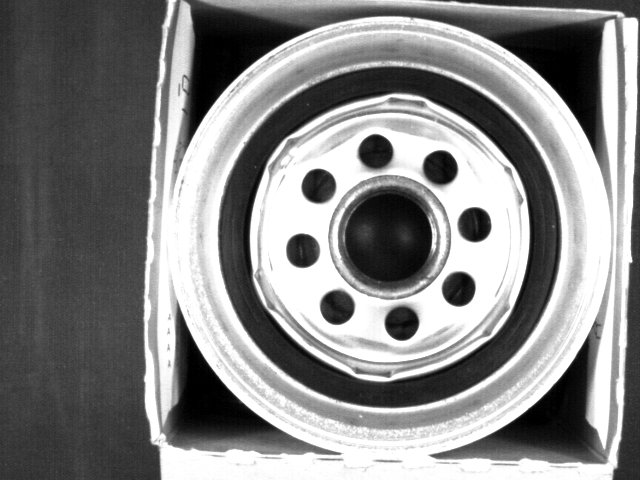
%> input picture pract07/OilFilt1.jpg, 640 x 480 px
$ octave --eval "result = uglobal(imread('OilFilt1.jpg'));"   (GNU Octave 9; MATLAB toolbox functions it lacks are replaced by stand-ins)
%> lines starting %> are read from the running program, lines starting %| are printed output that depends on the picture; in (x1, y1, x2, y2) boxes, pixels count from 0 and x2, y2 are one past the last pixel; in counts of white or black regions, pixels touching at a corner belong together; the program's own positions count from 1
function T = uglobal(im)

im = double(im);
h = imhist(im/255);                     % Calculo del histograma de la imagen
%> h = 256 values, max 40006 at index 256, min 251 at index 101, mean 1200
T = mean2(im);                          % Establece umbral inicial como nivel de gris medio
%> T = 133.2
T0 = 0.01;                              % Condicion de fin de iteracion

imb = double(im2bw(im/255,T/255));      % Binariza la imagen
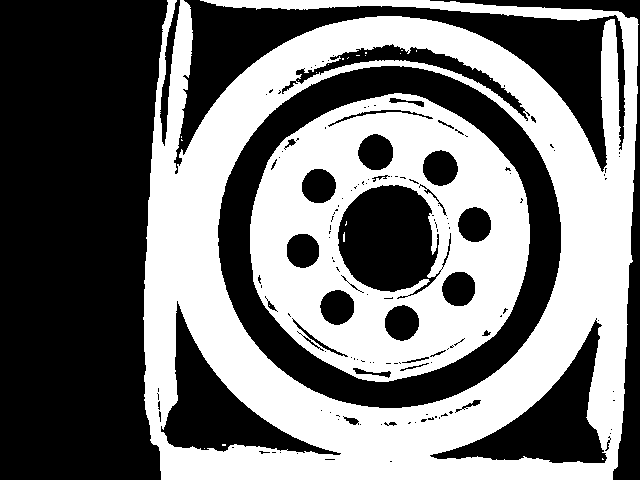
%> imb: size 480x640 double; values 0 (black) and 1 (white), 46.3% white; 22 white regions (20 under 20 px), largest, box (x1, y1, x2, y2) and area: (143, 0, 639, 480) 96543, (250, 93, 530, 382) 45529
im1 = (imb).*im;                        % Seleccionar pixeles que superan el umbral
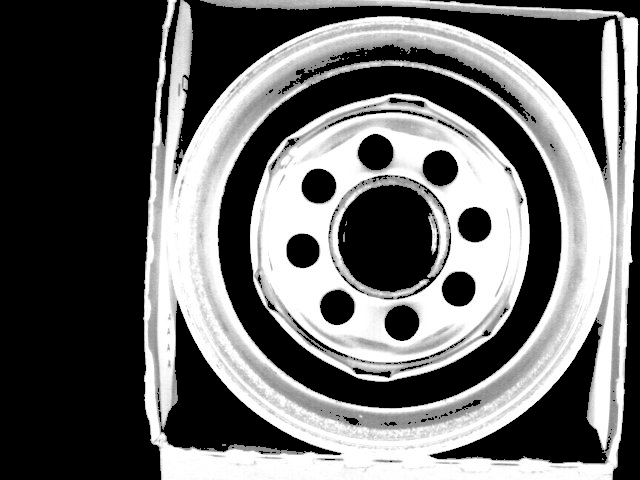
%> im1: size 480x640 double; min 0, max 255, mean 103.7
im2 = (~imb).*im;                       % Seleccionar pixeles que no superan el umbral
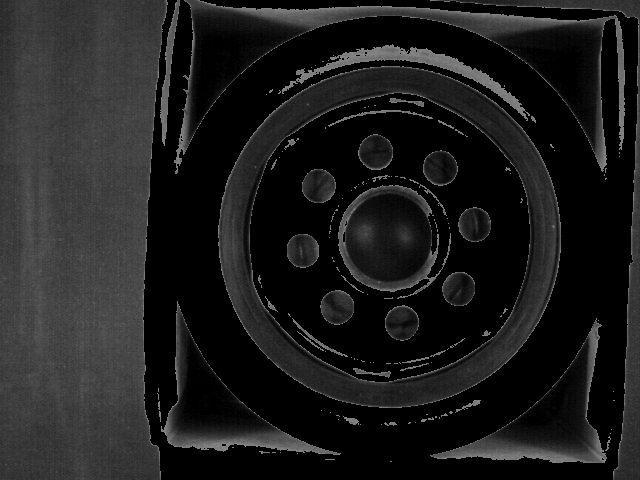
%> im2: size 480x640 double; min 0, max 133, mean 29.5
s1 = find(imb);
%> s1 = 142138 values from 68958 to 306265
m1 = sum(sum(im1))/length(s1);          % Nivel medio de pixeles que superan el umbral
%> m1 = 224.1
s2 = find(~imb);
%> s2 = 165062 values from 1 to 307200
m2 = sum(sum(im2))/length(s2);          % Nivel medio de pixeles que no superan el umbral
%> m2 = 54.83
NuevoT = (m1+m2)/2;                     % Actualizacion del umbral
%> NuevoT = 139.5

while (abs(NuevoT-T) > T0)
    T = NuevoT;
    imb = double(im2bw(im/255,T/255));      % Binariza la imagen
    im1 = (imb).*im;                        % Seleccionar pixeles que superan el umbral
    im2 = (~imb).*im;                       % Seleccionar pixeles que no superan el umbral
    s1 = find(imb);
    m1 = sum(sum(im1))/length(s1);          % Nivel medio de pixeles que superan el umbral
    s2 = find(~imb);
    m2 = sum(sum(im2))/length(s2);          % Nivel medio de pixeles que no superan el umbral
    NuevoT = (m1+m2)/2;                     % Actualizacion del umbral
end
%> this loop made 3 passes
%> (T, m1, m2, NuevoT) on passes 1 to 3: (139.5, 226, 56.29, 141.1), (141.1, 226.7, 56.85, 141.8), (141.8, 226.7, 56.85, 141.8)
%> pass 1, in uglobal, `imb = double(im2bw(im/255,T/255));`:
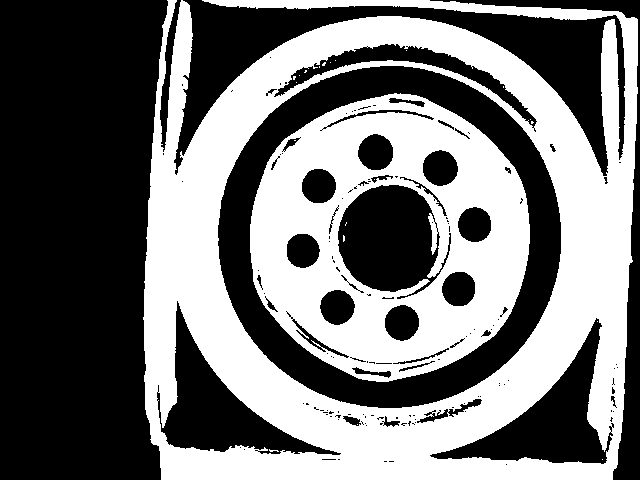
%> imb: size 480x640 double; values 0 (black) and 1 (white), 45.3% white; 22 white regions (20 under 20 px), largest, box (x1, y1, x2, y2) and area: (143, 0, 638, 480) 94273, (250, 93, 530, 382) 44788
%> pass 1, in uglobal, `im1 = (imb).*im;`:
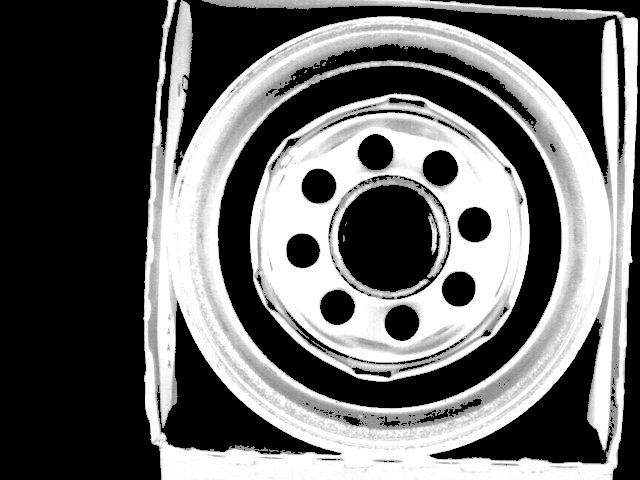
%> im1: size 480x640 double; min 0, max 255, mean 102.4
%> pass 1, in uglobal, `im2 = (~imb).*im;`:
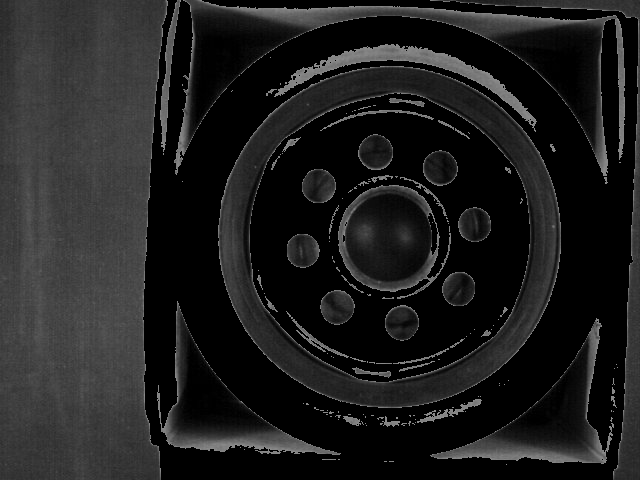
%> im2: size 480x640 double; min 0, max 139, mean 30.8
%> pass 2, in uglobal, `imb = double(im2bw(im/255,T/255));`:
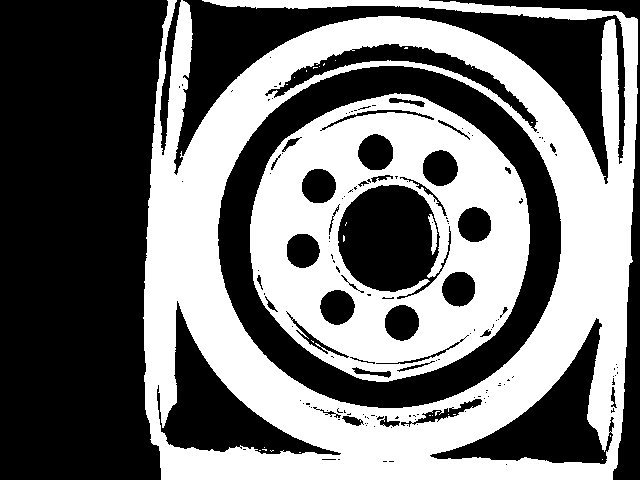
%> imb: size 480x640 double; values 0 (black) and 1 (white), 44.9% white; 29 white regions (26 under 20 px), largest, box (x1, y1, x2, y2) and area: (143, 0, 638, 480) 93416, (250, 93, 530, 382) 44335, (428, 214, 438, 255) 186

T = round(T);
%> T = 142
